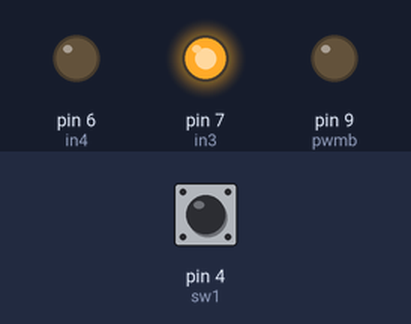
This sketch was run on a simulated Arduino Uno, built with avr-gcc and run on an emulated ATmega328P. Shown: output pins drawn as LEDs (lit = HIGH). Inputs (shaded band) come from the test bench; at power-on: pin 4 (sw1) HIGH.

Above: at 0.1 s.
Timing chart, 0 to 1.6 s (numbered marks = the images above):
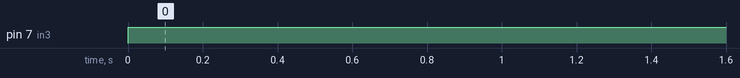

The sketch:

sketch_oct22a.ino
```cpp
int sw1=4;
int sw2=3;
int sw3=2;
int in3=7;
int in4=6;
int pwmb=9;

void AnalogWrite(int x){
  int val=x/255*1000;

  digitalWrite(pwmb,HIGH);
  delay(val);
  digitalWrite(pwmb,LOW);
  delay(1000-val);


}

void setup() {
  // put your setup code here, to run once:
  Serial.begin(9600);
  pinMode(in3,OUTPUT);
  pinMode(in4,OUTPUT);
  pinMode(pwmb,OUTPUT);
  pinMode(sw1,INPUT_PULLUP);
  pinMode(sw2,INPUT_PULLUP);
  pinMode(sw3,INPUT_PULLUP);
}

void loop() {
  // put your main code here, to run repeatedly:
  if(digitalRead(sw1)==HIGH){
    digitalWrite(in3,HIGH);
    digitalWrite(in4,LOW);
    AnalogWrite(191);
  }
  else if(digitalRead(sw2)==HIGH){
    digitalWrite(in3,HIGH);
    digitalWrite(in4,LOW);
    AnalogWrite(127);
  }
  else if(digitalRead(sw3)==HIGH){
    digitalWrite(in3,HIGH);
    digitalWrite(in4,LOW);
    AnalogWrite(64);
  }
  else{
    digitalWrite(in3,LOW);
    digitalWrite(in4,LOW);
    AnalogWrite(0);
  }

}
```

Measured:
- by itself, pin 7 (in3): LOW → HIGH at 0.00 s
